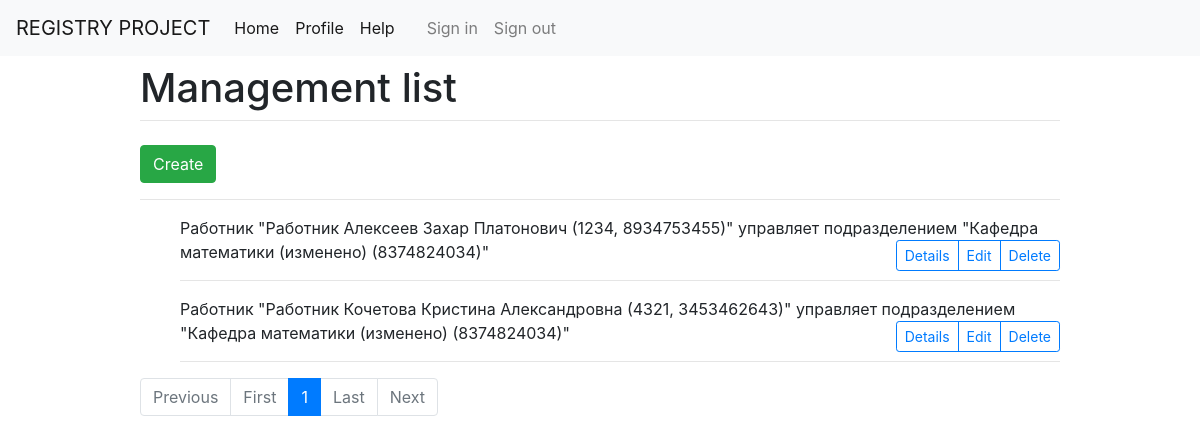
The app's page /management/list with its own data.
### registry/models.py (models this page shows)
@generate_views(root_path='/management')
@generate_to_str.from_pattern('Работник "@worker"'
                              ' управляет подразделением "@department" ')
@generate_card
@one_to_one(Worker, Department)
class Management(Model):
    start_date = DateField()
    end_date = DateField(null=True)
    worker = ForeignKey(Worker.model, on_delete=CASCADE)
    department = ForeignKey(Department.model, on_delete=CASCADE)

@generate_views(root_path='/worker')
@generate_to_str.from_pattern('Работник @name (@service_number, @phone)')
@generate_card
class Worker(Model):
    service_number = IntegerField()
    address = CharField(max_length=100)
    name = CharField(max_length=100)
    phone = CharField(max_length=10)

@generate_views(root_path='/department')
@generate_to_str.from_pattern('@name (@phone)')
@generate_card
class Department(Model):
    name = CharField(max_length=40)
    phone = CharField(max_length=10)
    building = ForeignKey(Building.model, on_delete=CASCADE)
    start_date = DateField()
    type = CharField(max_length=20) # todo add choises

### generator.py (the view)
        class GeneratedView(base):
            model = self.model
            template_name = base_template_name
            def get_context_data(view, **kwargs):
                context = super(GeneratedView, view).get_context_data(**kwargs)
                context = {
                    **context,
                    **self.mapped_fields,
                    **extra_context,
                    **custom_context_f(view),
                    'model_name': model_name
                }
                return context

### generator.py (called while the page is built)
def replace_by(s: str, replaces: dict):
    for old, new in replaces.items():
        s = s.replace(old, str(new))
    return s

    def __call__(self, model: Type[Model]):
        if self.pattern is not None:
            fields = re.findall(r'\@[A-Za-z0-9_]+', self.pattern)
            def __str__(_self):
                return replace_by(self.pattern, {s: getattr(_self, s[1:]) for s in fields})
            model.__str__ = __str__
            return model
        elif self.field_names is None:
            self.field_names = list(
                map(
                    lambda t: t[0],
                    filter(
                        lambda t: isinstance(t[1], DeferredAttribute),
                        model.__dict__.items()
                    )
                )
            )
        def __str__(_self):
            return str('\n'.join([f'{field} : {getattr(_self, field)}' for field in self.field_names]))
        model.__str__ = __str__
        return model

### templates/list_view.html (shortened to what this page needs)
{% extends "base.html" %}
{% load crispy_forms_tags %}
{% block block_title %}{{ title }}{% endblock %}
{% block content %}
    <a href="{{ root_path }}/create"><button type="button" class="btn btn-success">Create</button></a>
    <hr/>
    <ul>
      {% for object in object_list %}
            {{ object }}
        <div class="btn-group btn-group-sm me-2 float-right" role="group" aria-label="First group">
            <a class="btn btn-outline-primary" href="{{ root_path }}/{{ object.id }}">Details</a>
            <a class="btn btn-outline-primary" href="{{ root_path }}/{{ object.id }}/update">Edit</a>
            <a class="btn btn-outline-primary" href="{{ root_path }}/{{ object.id }}/delete">Delete</a>
        </div>
        <hr/>
        {% empty %}
        No objects yet.
      {% endfor %}
    </ul>
    <div class="pagination">
        <nav aria-label="Page navigation example">
          <ul class="pagination justify-content-center">
            {% if page_obj.has_previous %}
                <li class="page-item">
                    <a class="page-link" href="?page={{ page_obj.previous_page_number }}" tabindex="-1">Previous</a>
                </li>
                <li class="page-item">
                    <a class="page-link" href="?page=1" tabindex="1">First</a>
                </li>
            {% else %}
                <li class="page-item disabled">
                    <a class="page-link" href="#" tabindex="-1">Previous</a>
                </li>
                <li class="page-item disabled">
                    <a class="page-link" href="#" tabindex="-1">First</a>
                </li>
            {% endif %}
            <li class="page-item active">
              <span class="page-link">
                {{ page_obj.number }}
              </span>
            </li>
            {% if page_obj.has_next %}
                <li class="page-item"><a class="page-link" href="?page={{ page_obj.paginator.num_pages }}">Last{% comment %}{{ page_obj.paginator.num_pages }}{% endcomment %}</a></li>
                <li class="page-item"><a class="page-link" href="?page={{ page_obj.next_page_number }}">Next</a></li>
            {% else %}
                <li class="page-item disabled"><a class="page-link" href="#">Last{% comment %}{{ page_obj.paginator.num_pages }}{% endcomment %}</a></li>
                <li class="page-item disabled"><a class="page-link" href="#">Next</a></li>
            {% endif %}
          </ul>
        </nav>
    </div>
{% endblock %}

### records on screen
Management: worker+department "Работник \"Работник Алексеев Захар Платонович (1234, 8934753455)\" управляет подразделением \"Кафедра математики (изменено) (8374824034)\""
Management: worker+department "Работник \"Работник Кочетова Кристина Александровна (4321, 3453462643)\" управляет подразделением \"Кафедра математики (изменено) (8374824034)\""

### other values on screen
{{ title }} "Management list"
{{ page_obj.number }} "1"
